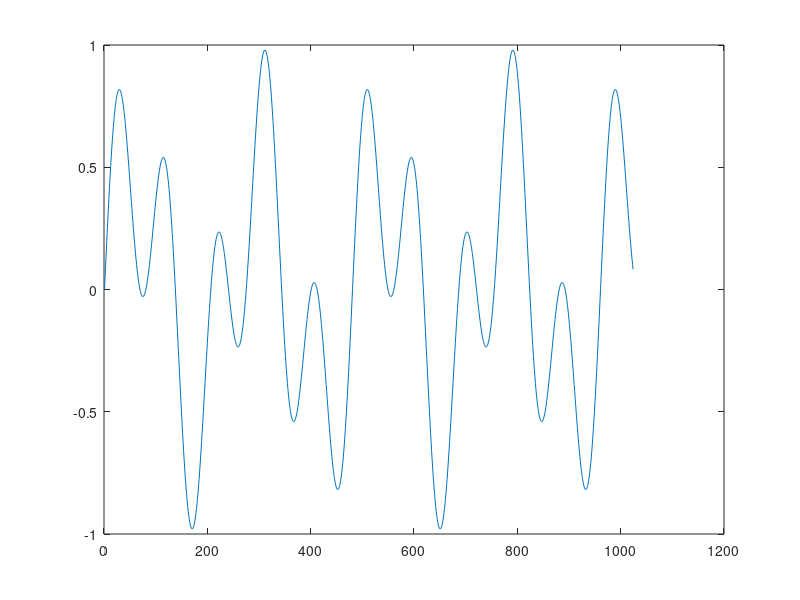
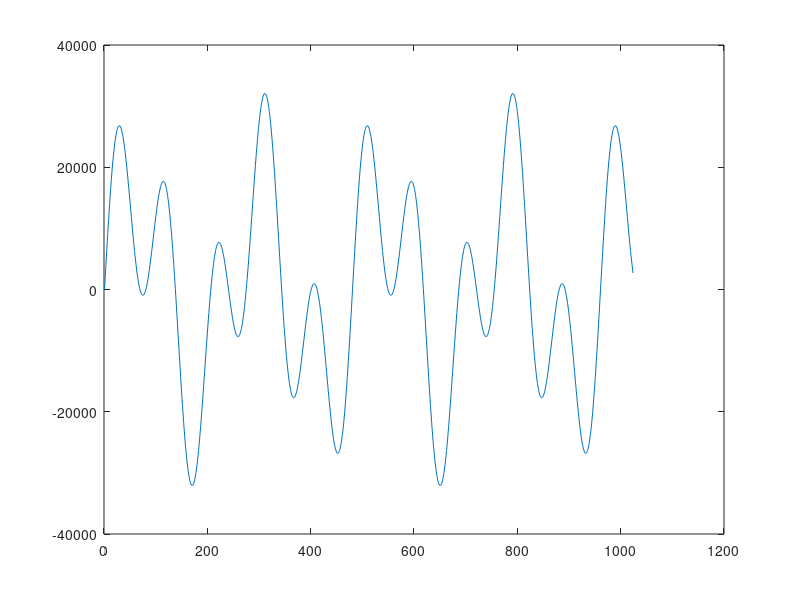

Write the MATLAB code that produced these figures, in order.
clc; clear; close all;
% Creates a sweep from 500Hz to 2000Hz in 50 ms 
fs = 48000; % Samplings frequency
time = 0.021333; % Sec, equal to 1024 samples
t = 0:1/fs:time;
f1 = 500; % Hz
f2 = 2000; % Hz

y = sin(2*pi*500*t)+sin(2*pi*200*t);

y = y.*0.5; % Gain 0.9
figure()
plot(y);

% gem i fil
y16 = y*2^15;
fid = fopen('x_signal.txt', 'w');
for i=1:length(y16)
    xtext = num2str(round(y16(i)));
    fprintf(fid, '%s,\r\n', xtext);
end
fclose(fid);
figure()
plot(y16)
